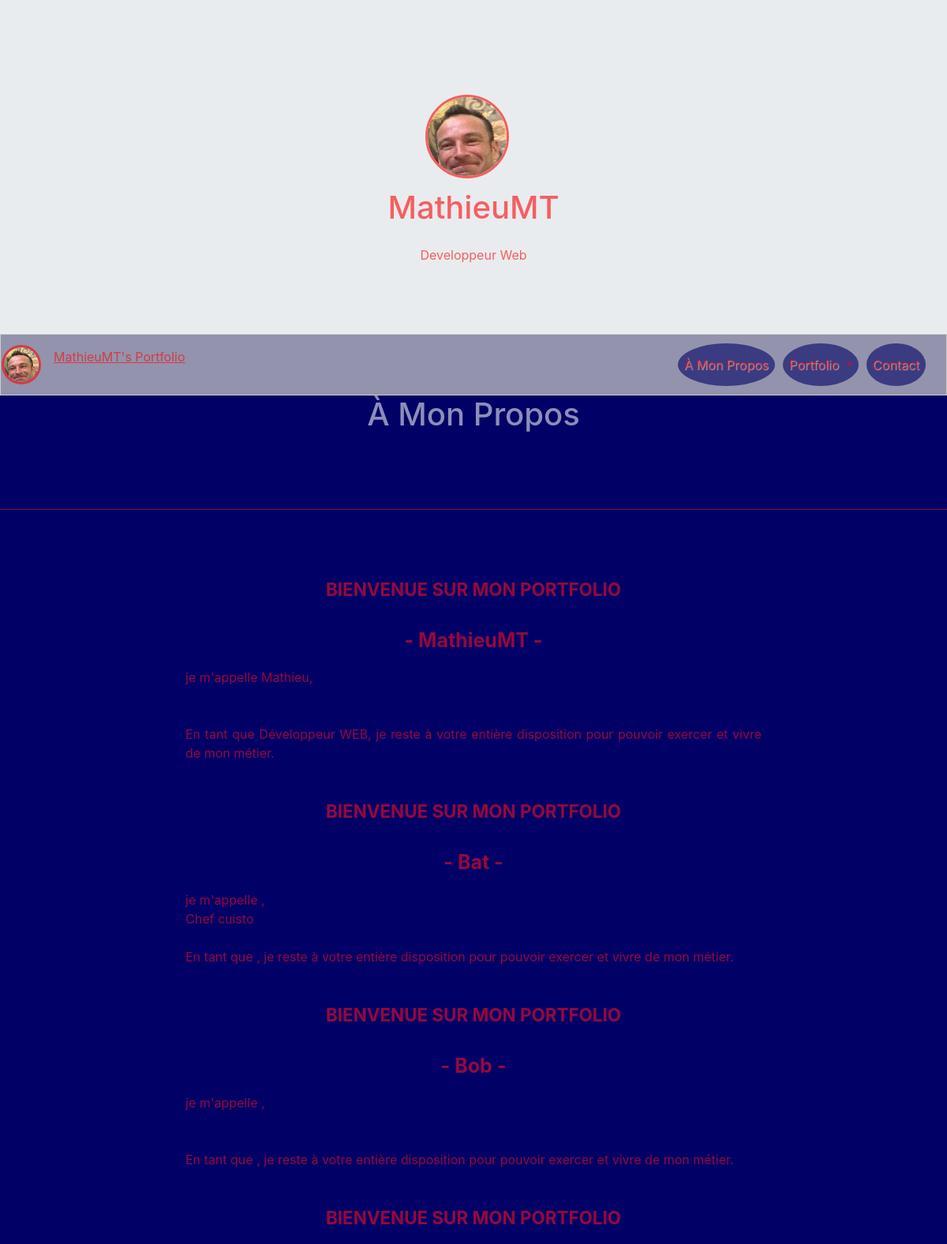
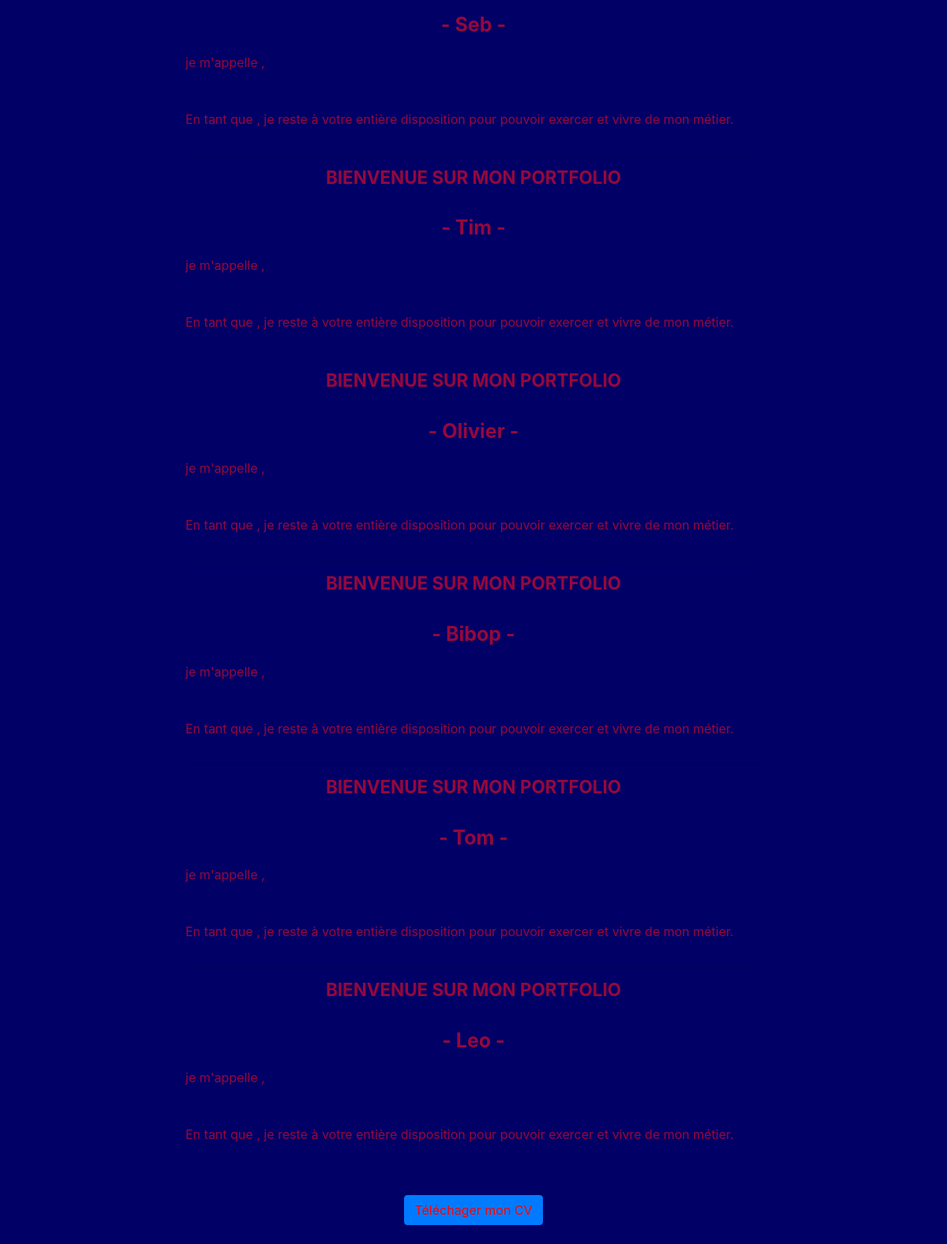
The page / on the database its author committed (2 pictures, top to bottom).
### tables this page shows
CREATE TABLE `users` (
  `id` int(11) NOT NULL,
  `username` varchar(255) NOT NULL,
  `firstname` varchar(255) NOT NULL,
  `lastname` varchar(255) NOT NULL,
  `email` varchar(255) NOT NULL,
  `pass` text NOT NULL,
  `profession` varchar(255) NOT NULL,
  `description` longtext,
  `avatar` text NOT NULL,
  `mini_avatar` text NOT NULL
);

### Controllers/Frontend/UserController.php (called while the page is built, shortened)
<?php
require_once 'Models/Frontend/User.php';
class UserController {
    private $_user;
    public function __construct(){
        $this->_user = new UserManager();
    }
    public function aboutUser() {
        $aboutUser = $this->_user->getUserDescription();
        $view = new ViewFrontEnd('aboutView');
        $view->generate(array('aboutUser' => $aboutUser));
    }
}

### index.php (called while the page is built, shortened)
<?php
$rooter = new Rooter();
$rooter->rooterRequest();

### Models/Frontend/UserManager.php (called while the page is built)
<?php
require_once 'Models/Frontend/User.php';
require_once 'Models/Model.php';
class UserManager extends Model{
    public function getUserDescription() {
        $users = [];
        $sql = "SELECT * FROM users";
        $aboutUser = $this->executeRequest($sql);
        foreach ($aboutUser as $oneUser) {
            $user = new User($oneUser);
            $users[] = $user;
        }
        return $users;
    }
}

### Models/Model.php (called while the page is built)
<?php
class Model {
    private $db;
    protected function executeRequest($sql, $params = null) {
       if ($params == null) {
            $result = $this->dbConnect()->query($sql);
        }
        else {
            $result = $this->dbConnect()->prepare($sql);
            $result->execute($params);
        }
        return $result;
    }
    private function dbConnect() {
        if ($this->db == null) {
            $this->db = new PDO('mysql:host=localhost; dbname=myPortfolio;charset=utf8', 'root', 'root', array(PDO::ATTR_ERRMODE => PDO::ERRMODE_EXCEPTION));
        }
        return $this->db;
    }
}

### Models/Frontend/User.php (called while the page is built, shortened)
<?php
require_once 'Models/Frontend/UserManager.php';
class User {
    private $_id,$_username,$_firstname,$_lastname,$_email,$_pass,$_profession,$_description,$_avatar,$_mini_avatar;
    public function hydrate(array $data) {
        foreach ($data as $key => $value) {
            $method = 'set' . ucfirst($key);
        }
    }
    public function username() { return $this->_username;}
    public function firstname() { return $this->_firstname;}
    public function profession() { return $this->_profession;}
    public function description() { return $this->_description;}
    public function setId($id) {
        $id = (int) $id;
    }
    public function setUsername($username) {
        if(is_string($username)) {
            $this->_username = $username;
        }
    }
    public function setFirstname($firstname) {
        if(is_string($firstname)) {
            $this->_firstname = $firstname;
        }
    }
    public function setProfession($profession) {
        if (is_string($profession)) {
            $this->_profession = $profession;
        }
    }
    public function setDescription($description) {
        if (is_string($description)) {
            $this->_description = $description;
        }
    }
}

### Views/Frontend/aboutView.php (the view, shortened to what this page needs)
<h1 class="text-center titlePage"><?= $this->title = 'À Mon Propos' ?></h1>
<br/>
<br/>
<br/>
<hr class="hr"/>
<br/>
<br/>
<br/>
<section class="cover">
    <div class="container">
        <div class="row text-justify">
            <div class="col-sm-2"></div>
            <div class="col-sm-8">
            <?php   foreach ($aboutUser as $eachUser): ?>
                <fieldset>
                    <article>
                       <h2 class="text-center">Bienvenue  sur mon portfolio</h2><br />
                        <p class="text-center"><b class="portfolioName"> - <?= $eachUser->username(); ?> - </b><br /></p>
                        <p>je m'appelle <?= $eachUser->firstname(); ?>,<br/>
                            <?= $eachUser->description(); ?><br /><br />
                            En tant que <?= $eachUser->profession(); ?>, je reste à votre entière disposition pour pouvoir exercer et vivre de mon métier.
                         </p>
                    </article>
                </fieldset>
                    <hr />
            <?php endforeach; ?>
            </div>
            <div class="col-sm-2"></div>
        </div>
        <div class="row text-center">
            <div class="col-sm-12">
                <button type="button" class="btn btn-primary mx-auto mt-3 btn_cv"><a class="cv" href="Content/img/users/CV/CV.pdf" download><img scr="Content/img/users/CV/CV.pdf" />Téléchager mon CV</a></button>
            </div>
        </div>
    </div>
</section>

### rows shown on the page
users: username "MathieuMT", firstname "Mathieu", profession "Développeur WEB"
users: username "Bat", description "Chef cuisto"
users: username "Bob"
users: username "Seb"
users: username "Tim"
users: username "Olivier"
users: username "Bibop"
users: username "Tom"
users: username "Leo"

### other values the page prints
$this->title = 'À Mon Propos' "À Mon Propos"
